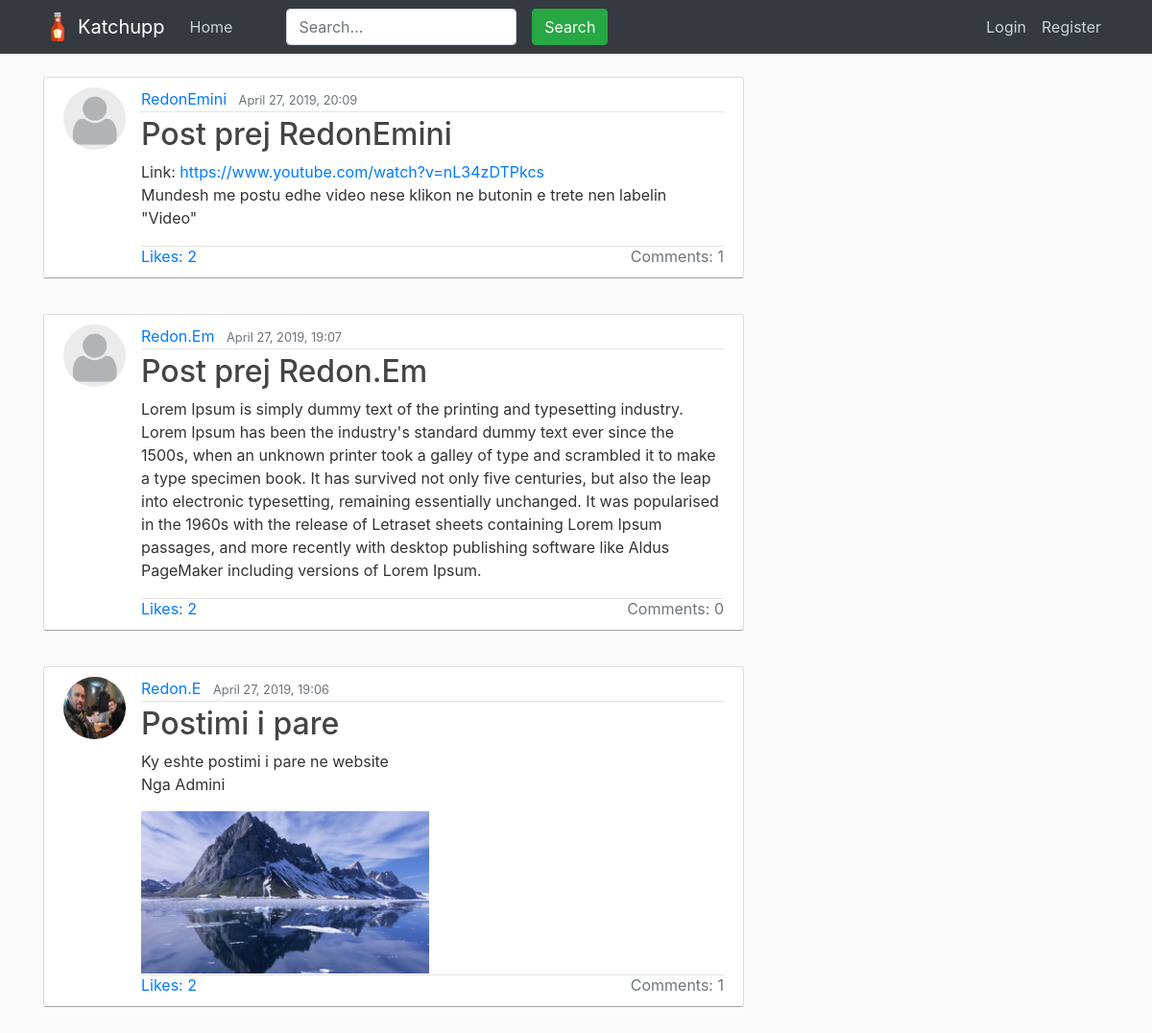
The page / on the database its author committed.
### blogi/models.py (models this page shows, shortened)
class Post(models.Model):
	titulli = models.CharField(max_length=50, null= True, blank = True,verbose_name="Title")
	pershkrimi = models.TextField(max_length=1000, null= True, blank = True,verbose_name="Content")
	likes = models.ManyToManyField(User, related_name = "likes", blank = True)
	koha_posti = models.DateTimeField(default=timezone.now)
	autori = models.ForeignKey(User, on_delete=models.CASCADE)
	foto = models.ImageField(null= True, blank = True, height_field="height_field",width_field="width_field",upload_to="Fotot",verbose_name="Photo")
	foto2 = models.ImageField(null= True, blank = True, height_field="height_field",width_field="width_field",upload_to="Fotot",verbose_name="Second Photo")
	height_field = models.IntegerField(default=0, null= True, blank = True)
	width_field = models.IntegerField(default=0, null= True, blank = True)
	videofile= models.FileField(upload_to='videos', null=True, blank = True,verbose_name="Video")
	def total_likes(self):
		return self.likes.count()

### users/models.py (models this page shows, shortened)
class Profile(models.Model):
    user = models.OneToOneField(User, on_delete=models.CASCADE)
    Name = models.CharField(null= True, blank = True, max_length=50, verbose_name="Name: ")
    Bio = models.TextField(max_length=500, null= True, blank = True,verbose_name="Bio: ")
    birth_date = models.DateTimeField(default=datetime.now,verbose_name="Born on: ")
    statusi = models.CharField(max_length = 50, null= True, blank = True, choices=statusi)
    image = models.ImageField(default='default.jpg', upload_to='profile_pics')
    friends = models.ManyToManyField(User, related_name = "friends", blank = True)
    followers = models.ManyToManyField(User, related_name = "followers", blank = True)

### blogi/views.py (the view)
# urls.py: path('',PostListView.as_view(), name='home'),
class PostListView(ListView):
    model = Post
    template_name = 'blogi/home.html'  # <app>/<model>_<viewtype>.html
    context_object_name = 'Posti'
    ordering = ['-koha_posti']
    paginate_by = 20

### blogi/templates/blogi/home.html (shortened to what this page needs)
{% extends "blogi/base.html" %}
{% block content %}
{% for post in Posti %}
     <article class="media content-section">
        <a  href="{% url 'post-detail' post.id %}">
          <img class="rounded-circle article-img" src="{{ post.autori.profile.image.url }}">
        </a>
          <div class="media-body">
            <div class="article-metadata">
              <a class="mr-2" href="{% url 'users-profile' post.autori.id %}">{{ post.autori }}</a>
              <small class="text-muted">{{post.koha_posti|date:"F d, Y, H:i" }}</small>
            </div>
              {% if post.titulli %}
                <h2><a class="article-title" href="{% url 'post-detail' post.id %}">{{post.titulli}}</a></h2>
              {% endif %}
              <a href="{% url 'post-detail' post.id %}" style="text-decoration: none;color: inherit;">
                <p class="article-content">{{post.pershkrimi|urlize}}</p>
            </a>
              {% if post.foto %}
                <a href="{% url 'post-detail' post.id %}" style="text-decoration: none;color: inherit;">
                  <img src="{{ post.foto.url }}" style="width: 100%;height: 100%;max-width: 300px; max-height: 300px">
                </a>
              {% endif %}
              <div class="article-metadata">
              <p class="card-title text-muted" style="font-weight: normal;margin:0;display:inline;float:left;"><a href="{% url 'get_likes' post.id %}"> Likes: {{ post.total_likes }}</a></p>
              <p class="card-title text-muted" style="font-weight: normal;margin:0;display:inline;float:right;">Comments: {{ post.comment.count }}</p>
            </div>
          </div>
        </article>
{% endfor %}
{% endblock content %}

### blogi/templates/blogi/base.html (shortened to what this page needs)
{% load static %}
<!DOCTYPE html>
<html>
<head>
    <link rel="stylesheet" href="https://maxcdn.bootstrapcdn.com/bootstrap/4.0.0/css/bootstrap.min.css">
    <link rel="stylesheet" href="https://cdnjs.cloudflare.com/ajax/libs/font-awesome/4.7.0/css/font-awesome.min.css">
    <link rel="stylesheet" type="text/css" href="{% static 'home/main.css' %}">
</head>
<body>
    <header class="site-header">
      <nav class="navbar navbar-expand-md navbar-dark bg-dark fixed-top">
        <div class="container">
          <a class="navbar-brand mr-4" href="{% url 'home' %}">
          	<img src="{% static 'images/ketchup.png' %}" width="30" height="30" class="d-inline-block align-top" alt="" style="margin-right: 5%;">Katchupp</a>
          <div class="collapse navbar-collapse" id="navbarToggle">
            <div class="navbar-nav mr-auto">
              <a class="nav-item nav-link" href="{% url 'home' %}">Home</a>
              <form class="form-inline my-2 my-lg-0 ml-5" method="GET" action="{% url 'search-posts' %}">
  	      <input class="form-control mr-sm-3" style="width: 65%;margin-right: 3%;" type="text" name='q' placeholder='Search...'>
  	      <button class="btn btn-success my-2 my-sm-0" type="submit">Search</button>
	    </form>
            </div>
            <div class="navbar-nav">
              {% if user.is_authenticated %}
                <a class="nav-item nav-link" href="{% url 'create-post' %}">New Post</a>
                <a class="nav-item nav-link" href="{% url 'profile' %}">Profile</a>
                <a class="nav-item nav-link" href="{% url 'logout' %}">Logout</a>
              {% else %}
                <a class="nav-item nav-link" href="{% url 'login' %}">Login</a>
                <a class="nav-item nav-link" href="{% url 'user-register' %}">Register</a>
              {% endif %}
            </div>
          </div>
        </div>
      </nav>
    </header>
    <main role="main" class="container">
      <div class="row">
        <div class="col-md-8">
{% block content %}{% endblock %}
        </div>
      </div>
    </main>
</body>
</html>

### blogi/static/home/main.css (style rules this page uses)
body { background: #fafafa; color: #333333; margin-top: 5rem; }
h1, h2, h3, h4, h5, h6 { color: #444444; }
.site-header .navbar-nav .nav-link { color: #cbd5db; }
.content-section { background: #ffffff; padding: 10px 20px; border: 1px solid #dddddd; border-bottom: 1px solid #a1a3a8; border-radius: 3px; margin-bottom: 5%; }
.article-title { color: #444444; }
.article-content { white-space: pre-line; }
.article-img { height: 65px; width: 65px; margin-right: 16px; }
.article-metadata { padding-bottom: 1px; margin-bottom: 4px; border-bottom: 1px solid #e3e3e3; }

### rows shown on the page
Post: autori.profile.image (placeholder picture), autori "RedonEmini", koha_posti "April 27, 2019, 20:09", titulli "Post prej RedonEmini", pershkrimi "Link: https://www.youtube.com/watch?v=nL34zDTPkcs Mundesh me postu edhe video nese klikon ne butonin e trete nen labelin \"Video\"", total_likes "2", comment.count "1"
Post: autori.profile.image (placeholder picture), autori "Redon.Em", koha_posti "April 27, 2019, 19:07", titulli "Post prej Redon.Em", pershkrimi "Lorem Ipsum is simply dummy text of the printing and typesetting industry. Lorem Ipsum has been the industry's standard dummy text ever since the 1500s, when an unknown printer took a galley of type and scrambled it to make a type specimen book. It has survived not only five centuries, but also the leap into electronic typesetting, remaining essentially unchanged. It was popularised in the 1960s with the release of Letraset sheets containing Lorem Ipsum passages, and more recently with desktop publishing software like Aldus PageMaker including versions of Lorem Ipsum.", total_likes "2", comment.count "0"
Post: autori.profile.image (picture), autori "Redon.E", koha_posti "April 27, 2019, 19:06", titulli "Postimi i pare", pershkrimi "Ky eshte postimi i pare ne website Nga Admini", foto (picture), total_likes "2", comment.count "1"
